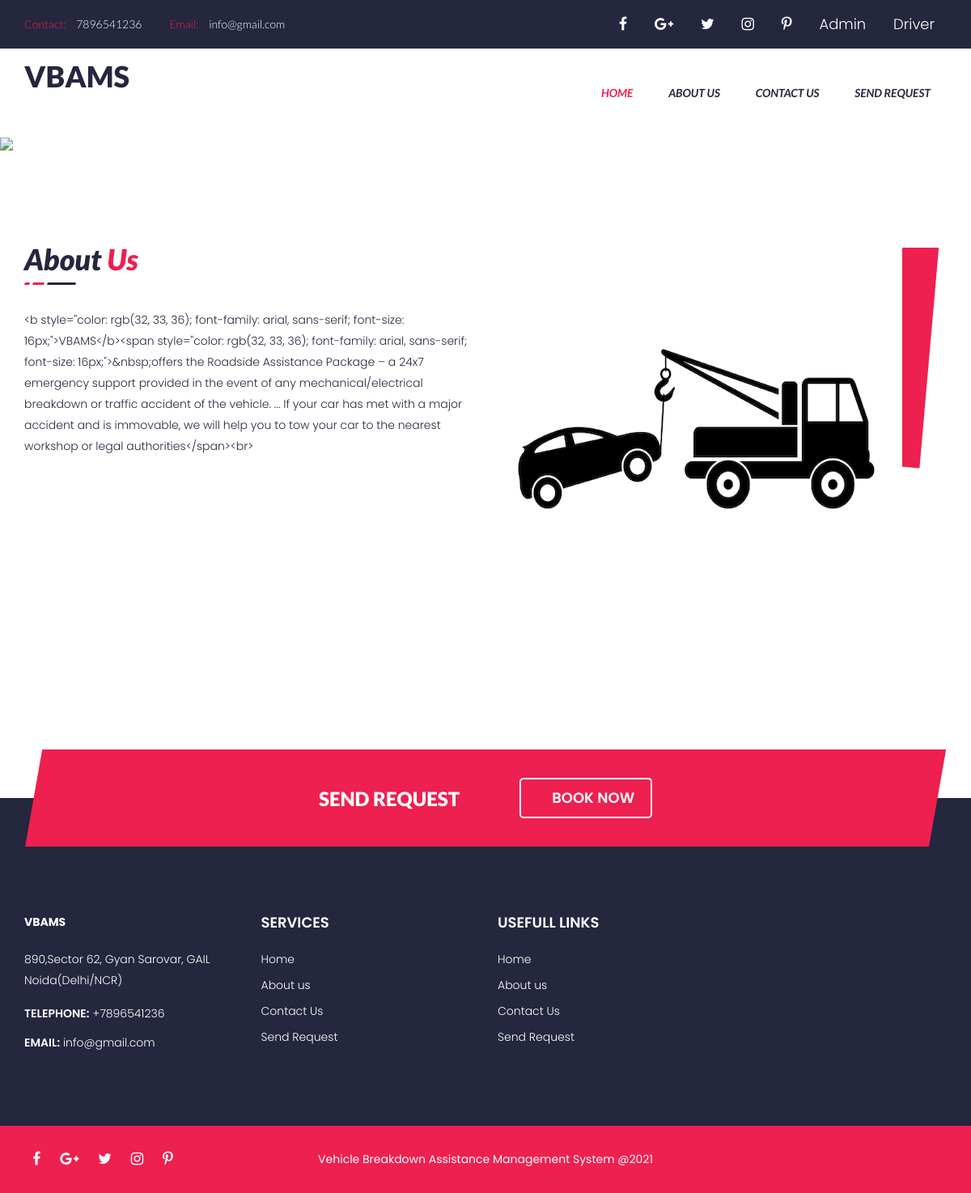
The app's page /vehicleassitancems/index.php with its own data.
### tables this page shows
CREATE TABLE `tblpage` (
  `ID` int(10) NOT NULL,
  `PageType` varchar(200) DEFAULT NULL,
  `PageTitle` mediumtext DEFAULT NULL,
  `PageDescription` mediumtext DEFAULT NULL,
  `Email` varchar(200) DEFAULT NULL,
  `MobileNumber` bigint(10) DEFAULT NULL,
  `UpdationDate` date DEFAULT NULL,
  `Timing` varchar(200) NOT NULL
);

### vehicleassitancems/index.php (the view, shortened to what this page needs)
<?php
include('includes/dbconnection.php');
?>
<!DOCTYPE html>
<html class="no-js" lang="zxx">
    <head>
        <link rel="stylesheet" href="css1/normalize.css">
        <link rel="stylesheet" href="css1/animate.css">
        <link rel="stylesheet" href="css1/bootstrap.min.css">
        <link rel="stylesheet" href="css1/meanmenu.min.css">
        <link rel="stylesheet" href="css1/font-awesome.min.css">
        <link rel="stylesheet" href="css1/icofont.css">
        <link rel="stylesheet" href="css1/change-text.css">
        <link rel="stylesheet" href="css1/jquery.mb.YTPlayer.min.css">
        <link rel="stylesheet" href="css1/main.css">
        <link rel="stylesheet" href="css1/owl.carousel.css">
        <link rel="stylesheet" href="css1/owl.theme.css">
        <link rel="stylesheet" href="css1/owl.transitions.css">
        <link rel="stylesheet" href="lib/css/nivo-slider.css">
        <link rel="stylesheet" href="lib/css/preview.css">
        <link rel="stylesheet" href="style.css">
        <link rel="stylesheet" href="css1/responsive.css">
    </head>
    <body>
       <?php include_once('includes/header.php');?>
        <div class="slider-area">
            <div class="bend niceties preview-1">
                <div id="nivoslider" class="slides">
                </div>
                <div id="slider-direction-1" class="t-cn slider-direction">
                    <div class="slider-caption">
                    </div>
                </div>
            </div>
        </div>
        <div class="about-us-area section-padding">
            <div class="container">
                <div class="row">
                    <div class="col-md-6">
                        <div class="section-heading">
                            <h2>About <span>Us</span></h2>
                        </div>
                        <div class="about-us-info">
                             <?php
$sql="SELECT * from tblpage where PageType='aboutus'";
$query = $dbh -> prepare($sql);
$query->execute();
$results=$query->fetchAll(PDO::FETCH_OBJ);
$cnt=1;
if($query->rowCount() > 0)
{
foreach($results as $row)
{               ?>
                            <p><?php  echo htmlentities($row->PageDescription);?></p>
                            <?php $cnt=$cnt+1;}} ?>
                        </div>
                    </div>
                    <div class="col-md-6 hidden-xs">
                        <div class="about-us-img">
                            <img src="img1/about/tow-truck-federal-way-2.jpg" alt="">
                        </div>
                    </div>
                </div>
            </div>
        </div>
        <?php include_once('includes/footer.php');?>
    </body>
</html>

### vehicleassitancems/includes/header.php (shortened to what this page needs)
        <header id="sticker">
            <div class="header-top">
                <div class="container">
                    <div class="row">
                        <div class="col-md-7">
                            <div class="welcome-msg">
                                <ul>
                                    <?php
$sql="SELECT * from tblpage where PageType='contactus'";
$query = $dbh -> prepare($sql);
$query->execute();
$results=$query->fetchAll(PDO::FETCH_OBJ);
$cnt=1;
if($query->rowCount() > 0)
{
foreach($results as $row)
{               ?>
                                    <li> <p> <span> Contact: </span><?php  echo htmlentities($row->MobileNumber);?></p></li>
                                    <li> <p> <span> Email: </span><?php  echo htmlentities($row->Email);?></p></li><?php $cnt=$cnt+1;}} ?>
                                </ul>
                            </div>
                        </div>
                        <div class="col-md-5">
                            <div class="header-top-menu">
                                <div class="top-social">
                                    <ul>
                                        <li><a href="#"> <i class="fa fa-facebook"></i> </a></li>
                                        <li><a href="#"> <i class="fa fa-google-plus"></i> </a></li>
                                        <li><a href="#"> <i class="fa fa-twitter"></i> </a></li>
                                        <li><a href="#"> <i class="fa fa-instagram"></i> </a></li>
                                        <li><a href="#"> <i class="fa fa-pinterest-p"></i> </a></li>
                                        <li><a href="admin/login.php">Admin</a></li>
                                        <li><a href="driver/login.php">Driver</a></li>
                                    </ul>
                                </div>
                            </div>
                        </div>
                    </div>
                </div>
            </div>
            <div class="main-menu-area hidden-xs">
                <div class="container">
                    <div class="menu-position">
                        <div class="row">
                            <div class="col-md-3 col-sm-2">
                                <div class="logo">
                                    <a href="index.php">
                                       <h1>VBAMS</h2>
                                    </a>
                                </div>
                            </div>
                            <div class="col-md-9 col-sm-10 static">
                                <div class="main-menu">
                                    <nav>
                                        <ul>
                                            <li class="has-sub"><a href="index.php">Home</a></li>
                                            <li><a href="about-us.php">About us</a></li>
                                            <li><a href="contact.php">Contact Us</a></li>
                                            <li><a href="booking-request.php">Send Request</a></li>
                                        </ul>
                                    </nav>
                                </div>
                            </div>
                        </div>
                    </div>
                </div>
            </div>
        </header>

### vehicleassitancems/includes/footer.php
 <div class="quick-book-area">
            <div class="container">
                <div class="row">
                    <div class="col-md-12">
                        <div class="book-now">
                            <div class="display-table">
                                <div class="display-table-cell">
                                    <div class="book-now-title">
                                        <h2>Send Request</h2>
                                        <a href="booking-request.php" class="book-now-btn"> <i class="icofont icofont-long-arrow-right"></i> BOOK NOW</a>
                                    </div>
                                </div>
                            </div>
                        </div>
                    </div>
                </div>
            </div>
        </div>
        <div class="footer-top-area">
            <div class="container">
                <div class="row">
                    <div class="col-md-3 col-sm-4">
                        <div class="single-footer-top">
                            <div class="footer-about-us">
                                <?php
$sql="SELECT * from tblpage where PageType='contactus'";
$query = $dbh -> prepare($sql);
$query->execute();
$results=$query->fetchAll(PDO::FETCH_OBJ);
$cnt=1;
if($query->rowCount() > 0)
{
foreach($results as $row)
{               ?>
                                <a href="index.php" class="footer-logo"> <strong style="color:white ;font-weight: bold;">VBAMS</strong> </a>
                                <div class="footer-address">
                                    <p> <?php  echo htmlentities($row->PageDescription);?></p>
                                </div>
                                <div class="footer-contact-info">
                                    <p> <span> Telephone:</span> +<?php  echo htmlentities($row->MobileNumber);?> </p>
                                    <p> <span> Email:</span> <?php  echo htmlentities($row->Email);?> </p>
                                </div>
                            </div><?php $cnt=$cnt+1;}} ?>
                        </div>
                    </div>
                    <div class="col-sm-2">
                        <div class="single-footer-top">
                            <div class="footer-top-title">
                                <h3>Services</h3>
                            </div>
                            <div class="footer-top-menu">
                                <ul>
                                    <li class="has-sub"><a href="index.php">Home</a></li>
                                            <li><a href="about-us.php">About us</a></li>
                                            <li><a href="contact.php">Contact Us</a></li>
                                            <li><a href="booking-request.php">Send Request</a></li>
                                </ul>
                            </div>
                        </div>
                    </div>
                    <div class="col-md-2 col-md-offset-1 col-sm-3">
                        <div class="single-footer-top">
                            <div class="footer-top-title">
                                <h3>USEFULL LINKS</h3>
                            </div>
                            <div class="footer-top-menu">
                                <ul>
                                    <li class="has-sub"><a href="index.php">Home</a></li>
                                            <li><a href="about-us.php">About us</a></li>
                                            <li><a href="contact.php">Contact Us</a></li>
                                            <li><a href="booking-request.php">Send Request</a></li>
                                </ul>
                            </div>
                        </div>
                    </div>
                </div>
            </div>
        </div>
        <div class="footer-area">
            <div class="container">
                <div class="row">
                    <div class="col-md-3 col-sm-4">
                        <div class="footer-social">
                            <ul>
                                <li><a href="#"> <i class="fa fa-facebook"></i> </a></li>
                                <li><a href="#"> <i class="fa fa-google-plus"></i> </a></li>
                                <li><a href="#"> <i class="fa fa-twitter"></i> </a></li>
                                <li><a href="#"> <i class="fa fa-instagram"></i> </a></li>
                                <li><a href="#"> <i class="fa fa-pinterest-p"></i> </a></li>
                            </ul>
                        </div>
                    </div>
                    <div class="col-md-6 col-sm-4">
                        <div class="footer-copyright">
                            <p>Vehicle Breakdown Assistance Management System @2021</p>
                        </div>
                    </div>
                </div>
            </div>
        </div>

### vehicleassitancems/css1/change-text.css (style rules this page uses)
a { text-decoration: none; }

### vehicleassitancems/css1/main.css (style rules this page uses)
html { color: #222; font-size: 1em; line-height: 1.4; }
audio, canvas, iframe, img, svg, video { vertical-align: middle; }

### vehicleassitancems/css1/responsive.css (style rules this page uses)
@media (min-width: 992px) and (max-width: 1500px) { .slider-caption { padding-top: 100px; padding-left: 50px; } }
@media (min-width: 992px) and (max-width: 1200px) { .main-menu nav ul li a { padding: 42px 20px; } }
@media (min-width: 992px) and (max-width: 1200px) { .slider-caption { padding-left: 50px; width: 80%; padding-top: 20px; } }
@media (min-width: 992px) and (max-width: 1200px) { .footer-social ul li a { padding: 0 10px; } }

### records on screen
tblpage: MobileNumber "7896541236", Email "info@gmail.com", PageDescription "890,Sector 62, Gyan Sarovar, GAIL Noida(Delhi/NCR)"
tblpage: PageDescription "<b style=\"color: rgb(32, 33, 36); font-family: arial, sans-serif; font-size: 16px;\">VBAMS</b><span style=\"color: rgb(32, 33, 36); font-family: arial, sans-serif; font-size: 16px;\">&nbsp;offers the Roadside Assistance Package – a 24x7 emergency support provided in the event of any mechanical/electrical breakdown or traffic accident of the vehicle. ... If your car has met with a major accident and is immovable, we will help you to tow your car to the nearest workshop or legal authorities</span><br>"
